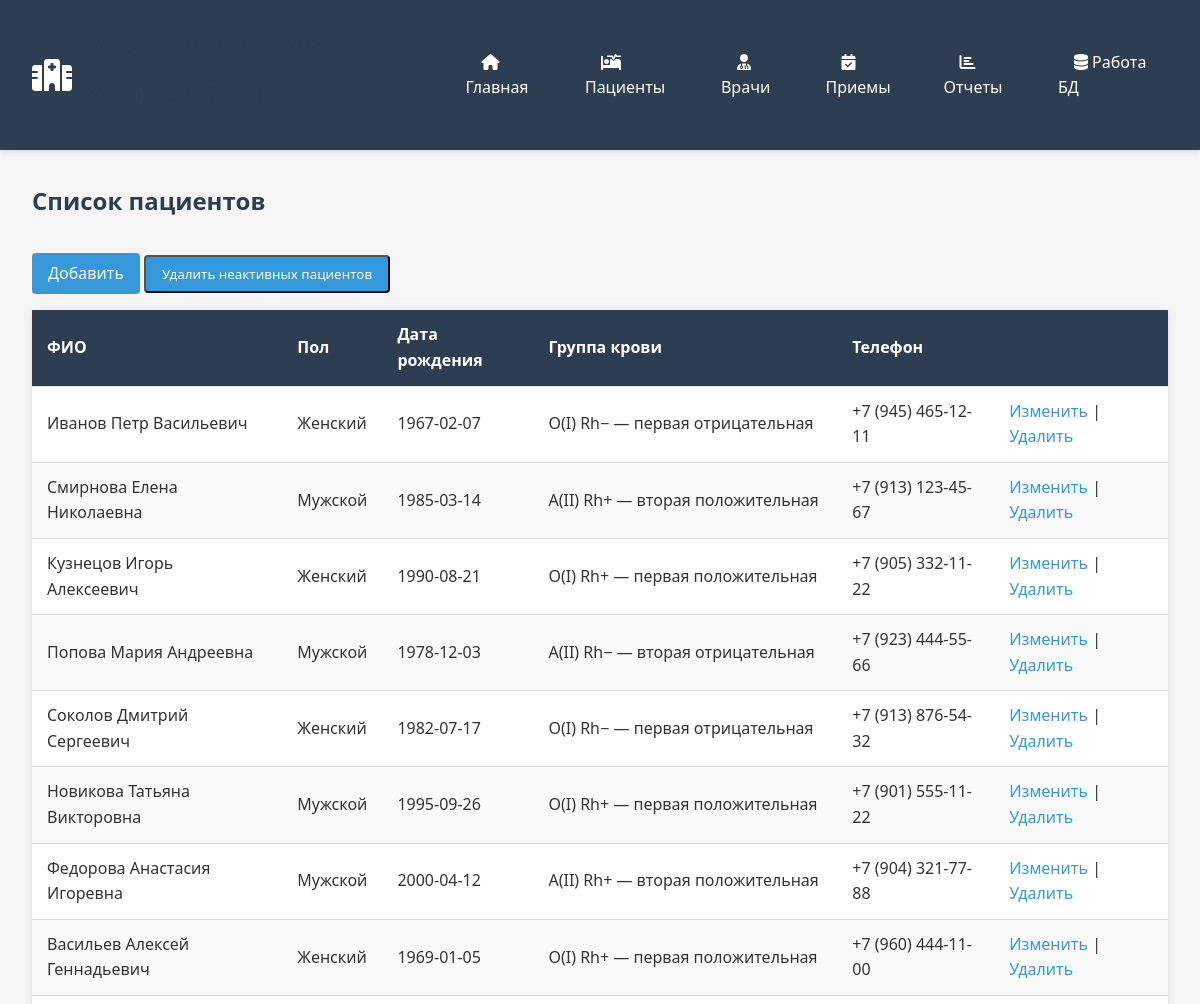
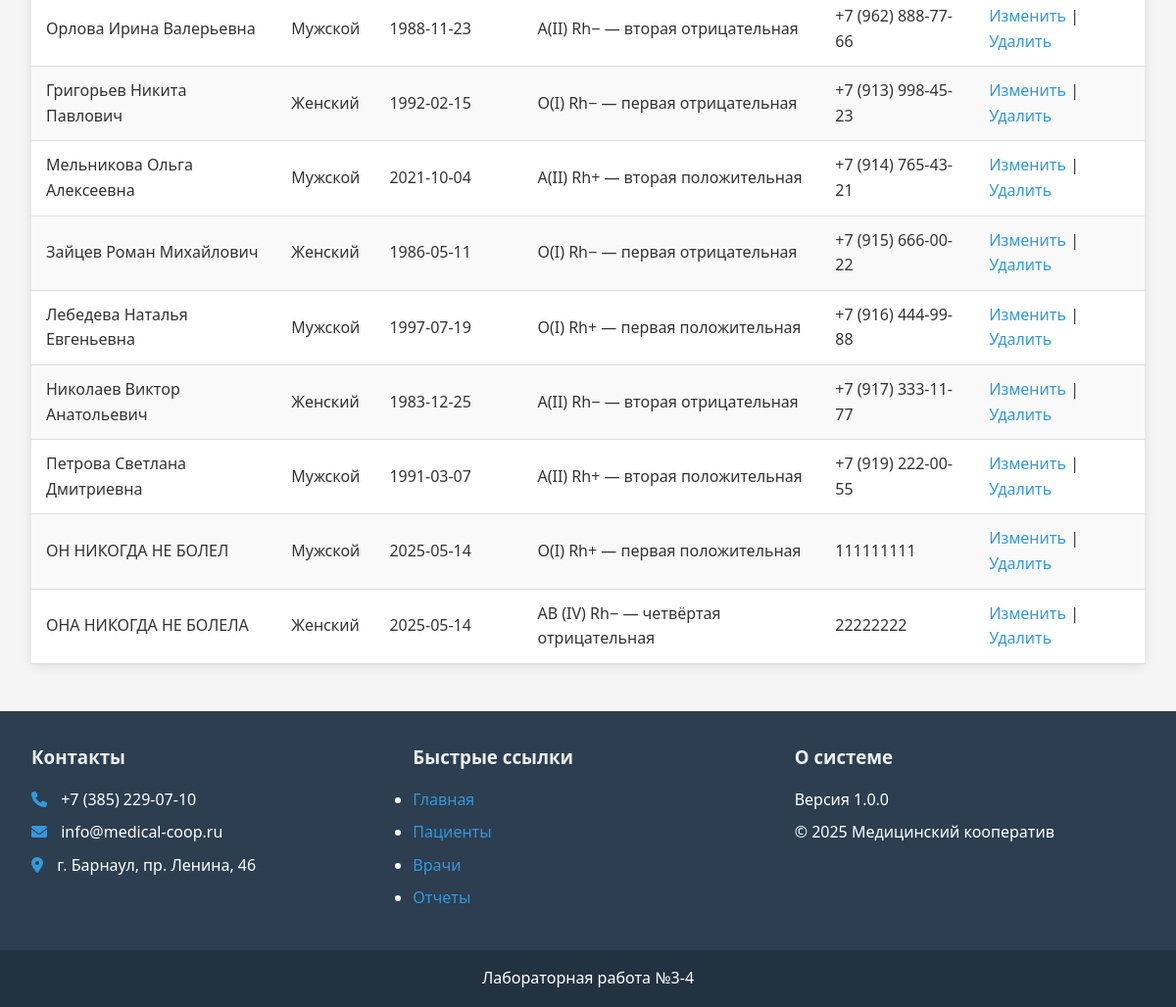
Page /pages/patients/patients.php?success=1 on the committed database (2 pictures, top to bottom).
### tables this page shows
CREATE TABLE `patient` (
  `id` int(11) NOT NULL,
  `last_name` varchar(20) DEFAULT NULL,
  `first_name` varchar(20) DEFAULT NULL,
  `patronymic` varchar(20) DEFAULT NULL,
  `gender` int(11) NOT NULL,
  `data_of_birth` date DEFAULT NULL,
  `reg_address` varchar(50) DEFAULT NULL,
  `resid_address` varchar(50) DEFAULT NULL,
  `passport` int(11) DEFAULT NULL,
  `insurance_policy` varchar(50) DEFAULT NULL,
  `organization` varchar(50) DEFAULT NULL,
  `phone_number` varchar(20) DEFAULT NULL,
  `email` varchar(50) DEFAULT NULL,
  `blood_type` int(11) DEFAULT NULL
);

CREATE TABLE `gender` (
  `id` int(11) NOT NULL,
  `gen` varchar(50) DEFAULT NULL
);

CREATE TABLE `blood_type` (
  `id` int(11) NOT NULL,
  `type` varchar(50) DEFAULT NULL
);

### pages/patients/patients.php (the view, shortened to what this page needs)
<?php
require_once '../../includes/header.php';
require_once '../../includes/config.php';
$sql = "SELECT p.*, g.gen as gender_name, bt.type as blood_type_name
        FROM patient p
        JOIN gender g ON p.gender = g.id
        JOIN blood_type bt ON p.blood_type = bt.id";
$result = $conn->query($sql);
?>
<h2>Список пациентов</h2>
<a class="btn" href="pages/patients/patients_insert.php">Добавить</a>
<form method="post" action="pages/patients/clean_patients.php" style="display:inline;">
    <button type="submit" class="btn" onclick="return confirm('Удалить всех неактивных пациентов?')">
        Удалить неактивных пациентов
    </button>
</form>
<?php if ($result->num_rows > 0): ?>
<table class="table">
    <thead>
        <tr>
            <th>ФИО</th>
            <th>Пол</th>
            <th>Дата рождения</th>
            <th>Группа крови</th>
            <th>Телефон</th>
            <th colspan="2"></th>
        </tr>
    </thead>
    <tbody>
        <?php while($row = $result->fetch_assoc()): ?>
        <tr>
            <td><?= $row['last_name'] ?> <?= $row['first_name'] ?> <?= $row['patronymic'] ?></td>
            <td><?= $row['gender_name'] ?></td>
            <td><?= $row['data_of_birth'] ?></td>
            <td><?= $row['blood_type_name'] ?></td>
            <td><?= $row['phone_number'] ?></td>
            <td>
                <a href="pages/patients/patients_update.php?id=<?= $row['id'] ?>">Изменить</a> |
                <a href="pages/patients/patients_delete.php?id=<?= $row['id'] ?>" onclick="return confirm('Вы уверены, что хотите удалить?')">Удалить</a>
            </td>
        </tr>
        <?php endwhile; ?>
    </tbody>
</table>
<?php else: ?>
    <p>Пациенты не найдены.</p>
<?php endif;
require_once '../../includes/footer.php';
?>

### css/style.css (style rules this page uses)
:root { --primary-color: #3498db; --secondary-color: #2980b9; --accent-color: #e74c3c; --light-color: #ecf0f1; --dark-color: #2c3e50; --success-color: #2ecc71; --warning-color: #f39c12; --danger-color: #e74c3c; }
* { margin: 0; padding: 0; box-sizing: border-box; font-family: 'Segoe UI', Tahoma, Geneva, Verdana, sans-serif; }
body { background-color: #f5f5f5; color: #333; line-height: 1.6; }
a { text-decoration: none; color: var(--primary-color); }
h1, h2, h3 { margin-bottom: 1rem; color: var(--dark-color); }
.btn { display: inline-block; background: var(--primary-color); color: white; padding: 0.5rem 1rem; border-radius: 4px; margin-top: 1rem; transition: background-color 0.3s; }
.table { width: 100%; border-collapse: collapse; margin: 1rem 0; background: white; box-shadow: 0 2px 10px rgba(0,0,0,0.1); }
.table th, .table td { padding: 12px 15px; text-align: left; border-bottom: 1px solid #ddd; }
.table th { background-color: var(--dark-color); color: white; }
.table tr:nth-child(even) { background-color: #f9f9f9; }

### rows in the picture
patient: last_name "Иванов", first_name "Петр", patronymic "Васильевич", gender.gen "Женский", data_of_birth "1967-02-07", blood_type.type "O(I) Rh− — первая отрицательная", phone_number "+7 (945) 465-12-11"
patient: last_name "Смирнова", first_name "Елена", patronymic "Николаевна", gender.gen "Мужской", data_of_birth "1985-03-14", blood_type.type "A(II) Rh+ — вторая положительная", phone_number "+7 (913) 123-45-67"
patient: last_name "Кузнецов", first_name "Игорь", patronymic "Алексеевич", gender.gen "Женский", data_of_birth "1990-08-21", blood_type.type "O(I) Rh+ — первая положительная", phone_number "+7 (905) 332-11-22"
patient: last_name "Попова", first_name "Мария", patronymic "Андреевна", gender.gen "Мужской", data_of_birth "1978-12-03", blood_type.type "A(II) Rh− — вторая отрицательная", phone_number "+7 (923) 444-55-66"
patient: last_name "Соколов", first_name "Дмитрий", patronymic "Сергеевич", gender.gen "Женский", data_of_birth "1982-07-17", blood_type.type "O(I) Rh− — первая отрицательная", phone_number "+7 (913) 876-54-32"
patient: last_name "Новикова", first_name "Татьяна", patronymic "Викторовна", gender.gen "Мужской", data_of_birth "1995-09-26", blood_type.type "O(I) Rh+ — первая положительная", phone_number "+7 (901) 555-11-22"
patient: last_name "Федорова", first_name "Анастасия", patronymic "Игоревна", gender.gen "Мужской", data_of_birth "2000-04-12", blood_type.type "A(II) Rh+ — вторая положительная", phone_number "+7 (904) 321-77-88"
patient: last_name "Васильев", first_name "Алексей", patronymic "Геннадьевич", gender.gen "Женский", data_of_birth "1969-01-05", blood_type.type "O(I) Rh+ — первая положительная", phone_number "+7 (960) 444-11-00"
patient: last_name "Орлова", first_name "Ирина", patronymic "Валерьевна", gender.gen "Мужской", data_of_birth "1988-11-23", blood_type.type "A(II) Rh− — вторая отрицательная", phone_number "+7 (962) 888-77-66"
patient: last_name "Григорьев", first_name "Никита", patronymic "Павлович", gender.gen "Женский", data_of_birth "1992-02-15", blood_type.type "O(I) Rh− — первая отрицательная", phone_number "+7 (913) 998-45-23"
patient: last_name "Мельникова", first_name "Ольга", patronymic "Алексеевна", gender.gen "Мужской", data_of_birth "2021-10-04", blood_type.type "A(II) Rh+ — вторая положительная", phone_number "+7 (914) 765-43-21"
patient: last_name "Зайцев", first_name "Роман", patronymic "Михайлович", gender.gen "Женский", data_of_birth "1986-05-11", blood_type.type "O(I) Rh− — первая отрицательная", phone_number "+7 (915) 666-00-22"
patient: last_name "Лебедева", first_name "Наталья", patronymic "Евгеньевна", gender.gen "Мужской", data_of_birth "1997-07-19", blood_type.type "O(I) Rh+ — первая положительная", phone_number "+7 (916) 444-99-88"
patient: last_name "Николаев", first_name "Виктор", patronymic "Анатольевич", gender.gen "Женский", data_of_birth "1983-12-25", blood_type.type "A(II) Rh− — вторая отрицательная", phone_number "+7 (917) 333-11-77"
patient: last_name "Петрова", first_name "Светлана", patronymic "Дмитриевна", gender.gen "Мужской", data_of_birth "1991-03-07", blood_type.type "A(II) Rh+ — вторая положительная", phone_number "+7 (919) 222-00-55"
patient: last_name "ОН", first_name "НИКОГДА", patronymic "НЕ БОЛЕЛ", gender.gen "Мужской", data_of_birth "2025-05-14", blood_type.type "O(I) Rh+ — первая положительная", phone_number "111111111"
patient: last_name "ОНА", first_name "НИКОГДА", patronymic "НЕ БОЛЕЛА", gender.gen "Женский", data_of_birth "2025-05-14", blood_type.type "AB (IV) Rh− — четвёртая отрицательная", phone_number "22222222"
